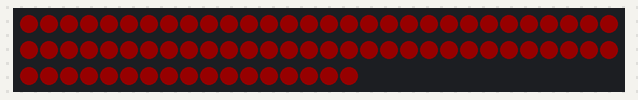
The program below on a simulated ESP32 board running MicroPython. Shown: 77 RGB LEDs in strip order, left to right, continuing on the next row. Dim RGB values are drawn brighter than linear.

Above: at 0.46 s.
At 10.29 s:
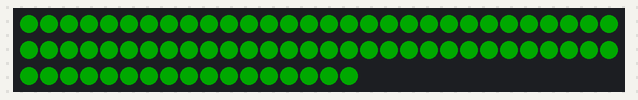
At 20.11 s:
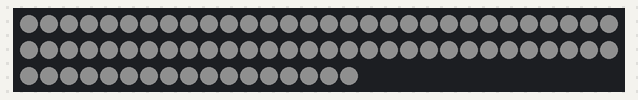
At 39.77 s:
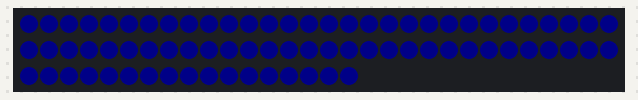

The program:

main.py
```python
#==============================================================================
#Projet : sapin de noel 2025 avec 77 LED WS2812B
#Date: 28/11/2025
#Author: fada-software
#IDE : Thonny
#OS : Micropython 1.26.1 for ESP32C3
#Upload with Thonny IDE : menu tools / options / interpreter / install micropython
#requirement : need python & esptool (pip install esptool)
#Upload main.py file file with Thonny
#==============================================================================
from machine import Pin #pour GPIO
import neopixel #pour LED WS2812, https://docs.micropython.org/en/latest/library/neopixel.html
import time #pour tempo time.sleep()

NUM_LEDS = 77 # 77 LED strip
BRIGHTNESS = 50
p = Pin(7, Pin.OUT)    # create output pin 7
n = neopixel.NeoPixel(pin=p, n=NUM_LEDS, bpp=3, timing=1)

while(True):
    for br in range(BRIGHTNESS):
        for i in range(NUM_LEDS):
            n[i] = (br, 0, 0)
        n.write()
        time.sleep(0.01)
    for br in range(BRIGHTNESS):
        for i in range(NUM_LEDS):
            n[i] = (0, br, 0)
        n.write()
        time.sleep(0.01)
    for br in range(BRIGHTNESS):
        for i in range(NUM_LEDS):
            n[i] = (0, 0, br)
        n.write()
        time.sleep(0.01)
    for br in range(BRIGHTNESS):
        for i in range(NUM_LEDS):
            n[i] = (br, br, br)
        n.write()
        time.sleep(0.01)
```
